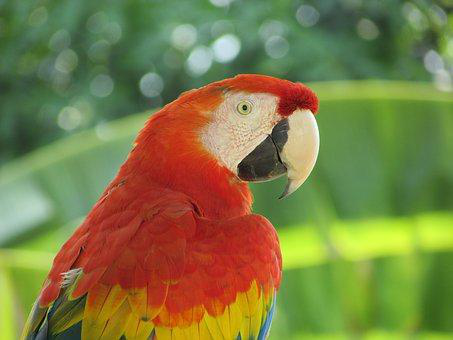
#> input picture image/parrot.png, 453 x 340 px, found by its file name
$ python ex1.py
#> lines starting #> are read from the running program, lines starting #| are printed output that depends on the picture
import numpy as np
from skimage import img_as_ubyte
from skimage.metrics import peak_signal_noise_ratio as compare_psnr # 이전 오류 수정 반영
from PIL import Image
import matplotlib.pylab as pylab
import os # 파일 경로 관련 모듈 import

# 이미지 파일 경로 설정
image_path = "image/parrot.png"

# 영상 표시 함수
def plot_image(image, title=''):
    pylab.title(title, size=20)
    pylab.imshow(image)
    pylab.axis('off') # 그래프에 축 보이기 원한다면 이 라인 주석처리

# 히스토그램 그리기 함수
def plot_hist(r, g, b, title=''):
    r_ubyte, g_ubyte, b_ubyte = img_as_ubyte(r), img_as_ubyte(g), img_as_ubyte(b)
    r_flat, g_flat, b_flat = np.array(r_ubyte).ravel(), np.array(g_ubyte).ravel(), np.array(b_ubyte).ravel()
    pylab.hist(r_flat, bins=256, range=(0, 256), color='r', alpha=0.5)
    pylab.hist(g_flat, bins=256, range=(0, 256), color='g', alpha=0.5)
    pylab.hist(b_flat, bins=256, range=(0, 256), color='b', alpha=0.5)
    pylab.xlabel('pixel value', size=20)
    pylab.ylabel('frequency', size=20)
    pylab.title(title, size=20)

try:
    # 이미지 불러오기
    im = Image.open(image_path)
#> im is the input picture: PIL image 453x340 RGB; mean R, G, B 125.4, 124.4, 68.5
    im_r, im_g, im_b = im.split()
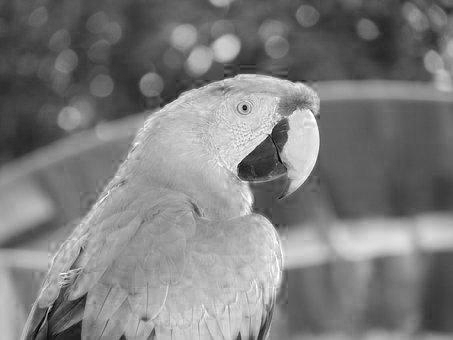
#> im_r: PIL image 453x340 L; min 0, max 255, mean 125.4
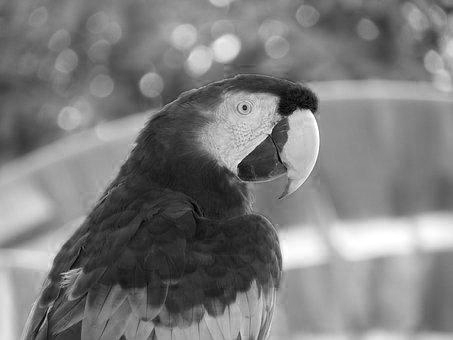
#> im_g: PIL image 453x340 L; min 0, max 255, mean 124.4
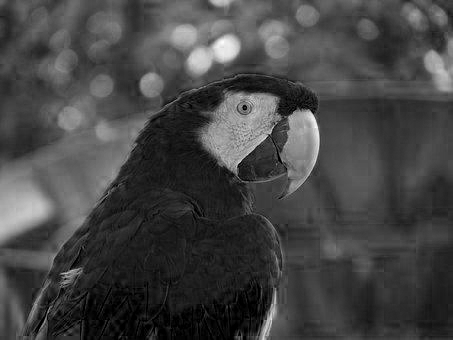
#> im_b: PIL image 453x340 L; min 0, max 253, mean 68.5

    pylab.style.use('ggplot')
    pylab.figure(figsize=(15, 5))
    pylab.subplot(121), plot_image(im, 'original image')
    pylab.subplot(122)
    plot_hist(im_r, im_g, im_b, 'histogram for RGB channels')
    pylab.show()

except FileNotFoundError:
    print(f"오류: {image_path} 파일을 찾을 수 없습니다. 경로를 확인해주세요.")
except Exception as e:
    print(f"예상치 못한 오류가 발생했습니다: {e}")
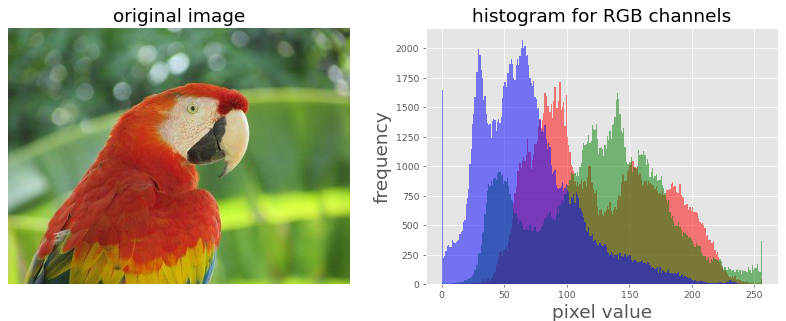
#> figure drawn by matplotlib, 2 panels; panel 2: tallest bar 1710 high, from x = 94 to 95; panel 2: tallest bar 1620 high, from x = 140 to 141; panel 2: tallest bar 2071 high, from x = 64 to 65
